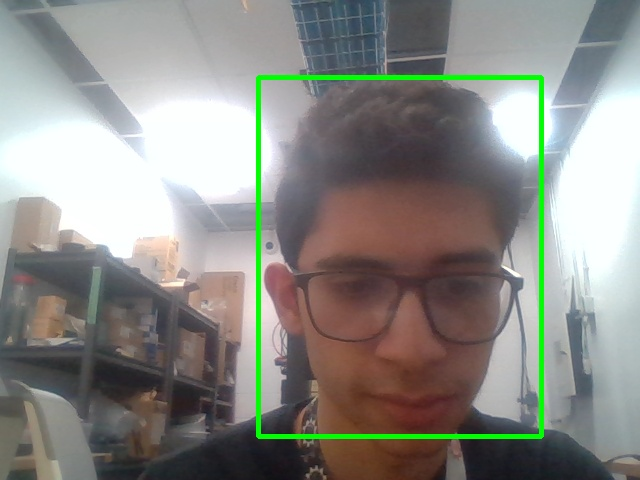
#> input picture image.jpg, 640 x 480 px, given in place of the camera
$ python motion_detector.py
#> lines starting #> are read from the running program, lines starting #| are printed output that depends on the picture
import cv2, time, pandas
from datetime import datetime
import requests
import sys
import os
import shutil

first_frame = None
status_list = [None,None]
times = []
df=pandas.DataFrame(columns=["Start","End"])

api_url = "http://localhost:3333/message/image?key=memorukey"
phone_number = "15196154641"

video = cv2.VideoCapture(0)

#video writer object
# fourcc = cv2.VideoWriter_fourcc(*'XVID')
# out = cv2.VideoWriter('output.avi', fourcc, 20.0, (640, 480))

#clear images
current_directory = os.getcwd()

folder_name = "images"

folder_path = os.path.join(current_directory, folder_name)

try:
    shutil.rmtree(folder_path)
    os.makedirs(folder_path)
    print(f"Contents of {folder_path} cleared.")
except Exception as e:
    print(f"Error clearing {folder_path}: {e}")


counter_value = 900
counter =0 ;
counter_loop =0;
while True:
    check, frame = video.read()
#> frame is the input picture: shape (480, 640, 3); mean B, G, R 134.2, 139.5, 139.4
    status = 0
    gray = cv2.cvtColor(frame,cv2.COLOR_BGR2GRAY)
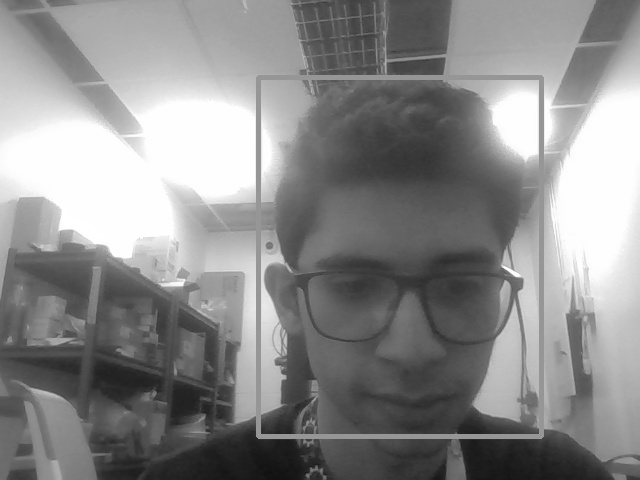
#> gray: shape (480, 640); min 17, max 255, mean 138.9
    gray = cv2.GaussianBlur(gray,(21,21),0)
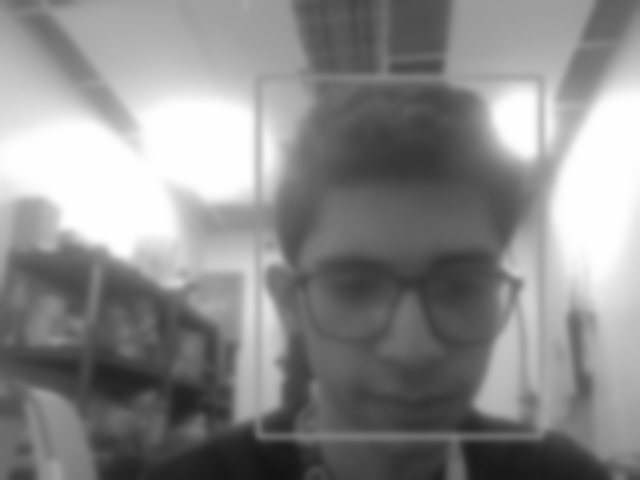
#> gray: shape (480, 640); min 19, max 255, mean 138.9

    if first_frame is None or counter >= counter_value:
        print("assigning first_frame")
        first_frame=gray
        counter = 0;
        continue

    delta_frame=cv2.absdiff(first_frame,gray)
    thresh_frame=cv2.threshold(delta_frame, 30, 255, cv2.THRESH_BINARY)[1]
    thresh_frame=cv2.dilate(thresh_frame, None, iterations=2)

    (cnts,_)=cv2.findContours(thresh_frame.copy(), cv2.RETR_EXTERNAL, cv2.CHAIN_APPROX_SIMPLE)

    for contour in cnts:
        if cv2.contourArea(contour) < 10000:
            continue
        status=1

        (x, y, w, h)=cv2.boundingRect(contour)
        cv2.rectangle(frame, (x, y), (x+w, y+h), (0,255,0), 3)

        data = {
            'id' : phone_number,
            'message' : "There's been moviment in your room",
        }
        try:
            if counter % 2 is 0 :
                 whatsapp_image = "images/image_"+str(counter)+".jpg";
                 cv2.imwrite(whatsapp_image, frame)
                 files = {
                     'file': (whatsapp_image, open(whatsapp_image, 'rb')),
                     }
                 print("resetting?")
                 counter = counter_value
                #  response = requests.post(api_url, data=data, files=files)
                #  response.raise_for_status()  # Raise an exception for HTTP errors
                 print("POST request successful")

        except requests.exceptions.RequestException as e:
            print("Request failed:", e)

    status_list.append(status)

    status_list=status_list[-2:]

    # if status == 0 :
        # out.release()
        # cv2.destroyAllWindows()


    if status_list[-1]==1 and status_list[-2]==0:
        times.append(datetime.now())
    if status_list[-1]==0 and status_list[-2]==1:
        times.append(datetime.now())


    # cv2.imshow("Gray Frame",gray)
    # cv2.imshow("Delta Frame",delta_frame)
    # cv2.imshow("Threshold Frame",thresh_frame)
    cv2.imshow("Color Frame",frame)

    key=cv2.waitKey(1)

    if key == ord('q'):
        if status == 1:
            times.append(datetime.now())

        if video.isOpened :
            video.release()
            cv2.destroyAllWindows
            sys.exit()
#> (the program exits here)
